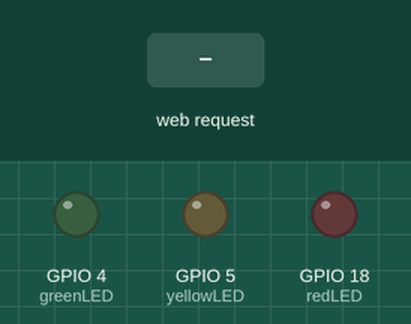
This sketch was run on a simulated ESP32. Shown: output pins drawn as LEDs (lit = HIGH). The inputs (shaded band) are chosen by the test bench. WiFi joins after 1.5 s; servers stay silent unless stated; what the sketch prints to the serial monitor is not drawn.

Above: at 2.7 s.
2.8 s: HTTP request GET /2/on received
At 3.2 s:
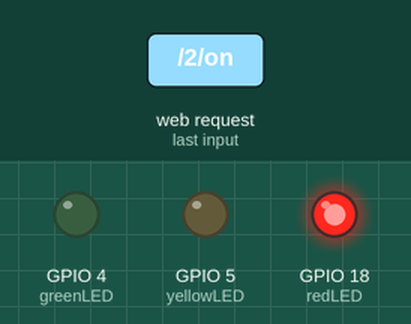
4.3 s: HTTP request GET /4/on received
At 5.5 s:
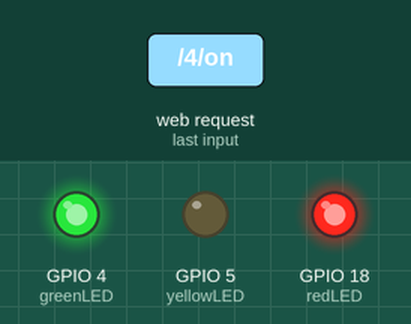
5.8 s: HTTP request GET /2/off received
At 6.7 s:
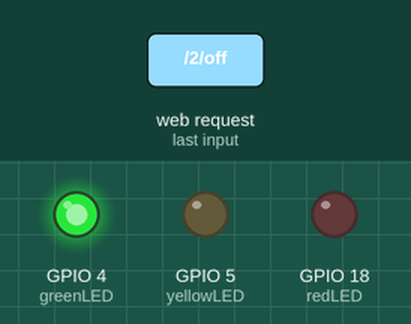
7.3 s: HTTP request GET /5/on received
At 7.8 s:
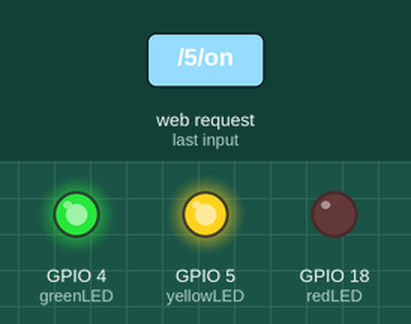
8.8 s: HTTP request GET /4/off received
At 10.0 s:
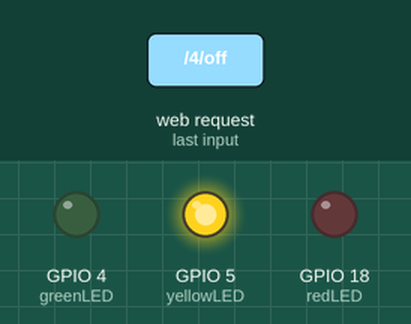
10.3 s: HTTP request GET /2/on received
At 11.3 s:
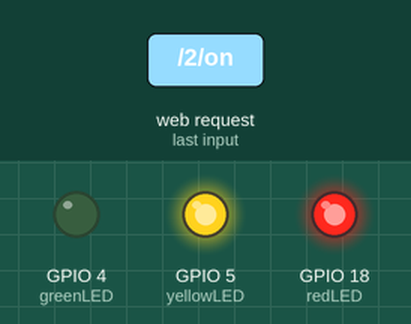
Timing chart, 0 to 12.8 s (numbered marks = the images above; inputs shaded):
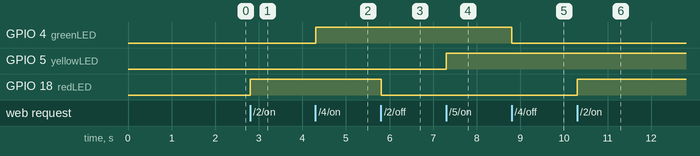

Measured:
- after the input at 2.8 s, GPIO 18 (redLED): LOW → HIGH at once
- after the input at 4.3 s, GPIO 4 (greenLED): LOW → HIGH at once
- after the input at 5.8 s, GPIO 18 (redLED): HIGH → LOW at once
- after the input at 7.3 s, GPIO 5 (yellowLED): LOW → HIGH at once
- after the input at 8.8 s, GPIO 4 (greenLED): HIGH → LOW at once
- after the input at 10.3 s, GPIO 18 (redLED): LOW → HIGH at once

The sketch:

DevProject.ino
```cpp
#include <WiFi.h>

// Enter your wifi network name and Wifi Password
const char* ssid = "XXXXXXXXXXXX";
const char* password = "XXXXXX";

// Set web server port number to 80
WiFiServer server(80);

// Variable to store the HTTP request
String header;

// These variables store current output state of LED
String outputRedState = "off";
String outputGreenState = "off";
String outputYellowState = "closed";

// Assign output variables to GPIO pins
const int redLED = 18;
const int greenLED = 4;
const int yellowLED = 5;

// Current time
unsigned long currentTime = millis();
// Previous time
unsigned long previousTime = 0;
// Define timeout time in milliseconds (example: 2000ms = 2s)
const long timeoutTime = 2000;

void setup() {
Serial.begin(115200);
// Initialize the output variables as outputs
pinMode(redLED, OUTPUT);
pinMode(greenLED, OUTPUT);
pinMode(yellowLED,OUTPUT);
// Set outputs to LOW
digitalWrite(redLED, LOW);
digitalWrite(greenLED, LOW);
digitalWrite(yellowLED, LOW);

// Connect to Wi-Fi network with SSID and password
Serial.print("Connecting to ");
Serial.println(ssid);
WiFi.begin(ssid, password);
while (WiFi.status() != WL_CONNECTED) {
delay(500);
Serial.print(".");
}
// Print local IP address and start web server
Serial.println("");
Serial.println("WiFi connected.");
Serial.println("IP address: ");
Serial.println(WiFi.localIP());
server.begin();
}

void loop(){
WiFiClient client = server.available(); // Listen for incoming clients

if (client) { // If a new client connects,
Serial.println("New Client."); // print a message out in the serial port
String currentLine = ""; // make a String to hold incoming data from the client
currentTime = millis();
previousTime = currentTime;
while (client.connected() && currentTime - previousTime <= timeoutTime) { // loop while the client's connected
currentTime = millis();
if (client.available()) { // if there's bytes to read from the client,
char c = client.read(); // read a byte, then
Serial.write(c); // print it out the serial monitor
header += c;
if (c == '\n') { // if the byte is a newline character
// if the current line is blank, you got two newline characters in a row.
// that's the end of the client HTTP request, so send a response:
if (currentLine.length() == 0) {
// HTTP headers always start with a response code (e.g. HTTP/1.1 200 OK)
// and a content-type so the client knows what's coming, then a blank line:
client.println("HTTP/1.1 200 OK");
client.println("Content-type:text/html");
client.println("Connection: close");
client.println();

// turns the GPIOs on and off
if (header.indexOf("GET /2/on") >= 0) {
Serial.println("RED LED is on");
outputRedState = "on";
digitalWrite(redLED, HIGH);
} else if (header.indexOf("GET /2/off") >= 0) {
Serial.println("RED LED is off");
outputRedState = "off";
digitalWrite(redLED, LOW);
} else if (header.indexOf("GET /4/on") >= 0) {
Serial.println("Green LED is on");
outputGreenState = "on";
digitalWrite(greenLED, HIGH);
} else if (header.indexOf("GET /4/off") >= 0) {
Serial.println("Green LED is off");
outputGreenState = "off";
digitalWrite(greenLED, LOW);
} else if (header.indexOf("GET /5/on") >= 0) {
Serial.println("Yellow LED is on");
outputYellowState = "open";
digitalWrite(yellowLED, HIGH);
} else if (header.indexOf("GET /5/off") >= 0) {
Serial.println("Yellow LED is off");
outputYellowState = "closed";
digitalWrite(yellowLED, LOW);
}

// Display the HTML web page
client.println("<!DOCTYPE html><html>");
client.println("<head><meta name=\"viewport\" content=\"width=device-width, initial-scale=1\">");
client.println("<link rel=\"icon\" href=\"data:,\">");
// CSS to style the on/off buttons
client.println("<style>html { font-family: Helvetica; display: inline-block; margin: 0px auto; text-align: center;}");
client.println(".buttonRed { background-color: #ff0000; border: none; color: white; padding: 16px 40px; border-radius: 60%;");
client.println("text-decoration: none; font-size: 30px; margin: 2px; cursor: pointer;}");
client.println(".buttonGreen { background-color: #00ff00; border: none; color: white; padding: 16px 40px; border-radius: 60%;");
client.println("text-decoration: none; font-size: 30px; margin: 2px; cursor: pointer;}");
client.println(".buttonYellow { background-color: #feeb36; border: none; color: white; padding: 16px 40px; border-radius: 60%;");
client.println("text-decoration: none; font-size: 30px; margin: 2px; cursor: pointer;}");
client.println(".buttonOff { background-color: #77878A; border: none; color: white; padding: 16px 40px; border-radius: 70%;");
client.println("text-decoration: none; font-size: 30px; margin: 2px; cursor: pointer;}</style></head>");

// Web Page Heading
client.println("<body><h1>Temperature and Humidity monitoring</h1>");

// Display current state, and ON/OFF buttons for GPIO 2 Red LED
client.println("<p>The heating is " + outputRedState + "</p>");
// If the outputRedState is off, it displays the OFF button
if (outputRedState=="off") {
client.println("<p><a href=\"/2/on\"><button class=\"button buttonOff\">ON</button></a></p>");
} else {
client.println("<p><a href=\"/2/off\"><button class=\"button buttonRed\">OFF</button></a></p>");
}

// Display current state, and ON/OFF buttons for GPIO 4 Green LED
client.println("<p>The air conditioner is " + outputGreenState + "</p>");
// If the outputGreenState is off, it displays the OFF button
if (outputGreenState =="off") {
client.println("<p><a href=\"/4/on\"><button class=\"button buttonOff\">ON</button></a></p>");
} else {
client.println("<p><a href=\"/4/off\"><button class=\"button buttonGreen\">OFF</button></a></p>");
}
client.println("</body></html>");

// Display current state, and ON/OFF buttons for GPIO 5 Yellow LED
client.println("<p>The window is " + outputYellowState + "</p>");
// If the outputYellowState is off, it displays the OFF button
  if (outputYellowState =="closed") {
client.println("<p><a href=\"/5/on\"><button class=\"button buttonOff\">OPEN</button></a></p>");
} else {
client.println("<p><a href=\"/5/off\"><button class=\"button buttonYellow\">CLOSED</button></a></p>");
}
client.println("</body></html>");

// The HTTP response ends with another blank line
client.println();
// Break out of the while loop
break;
} else { // if you got a newline, then clear currentLine
currentLine = "";
}
} else if (c != '\r') { // if you got anything else but a carriage return character,
currentLine += c; // add it to the end of the currentLine
}
}
}
// Clear the header variable
header = "";
// Close the connection
client.stop();
Serial.println("Client disconnected.");
Serial.println("");
}
}
```
